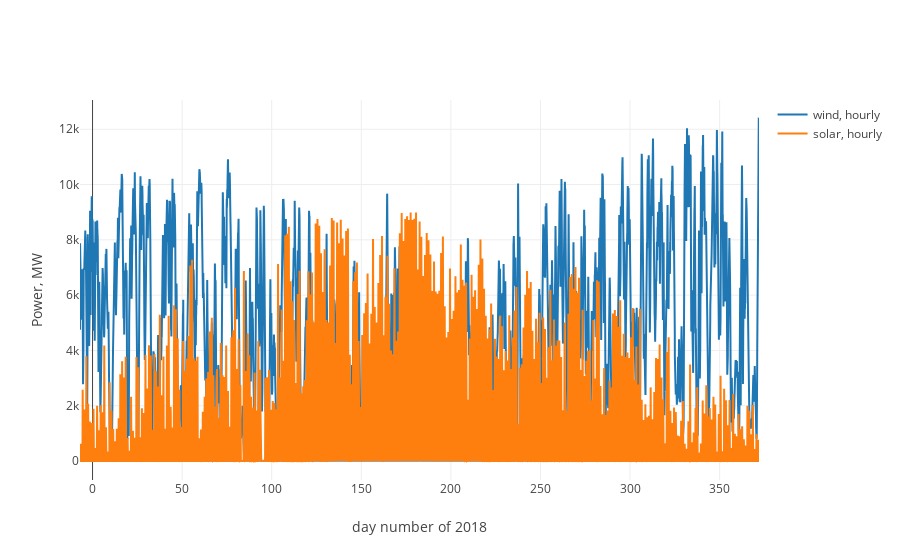
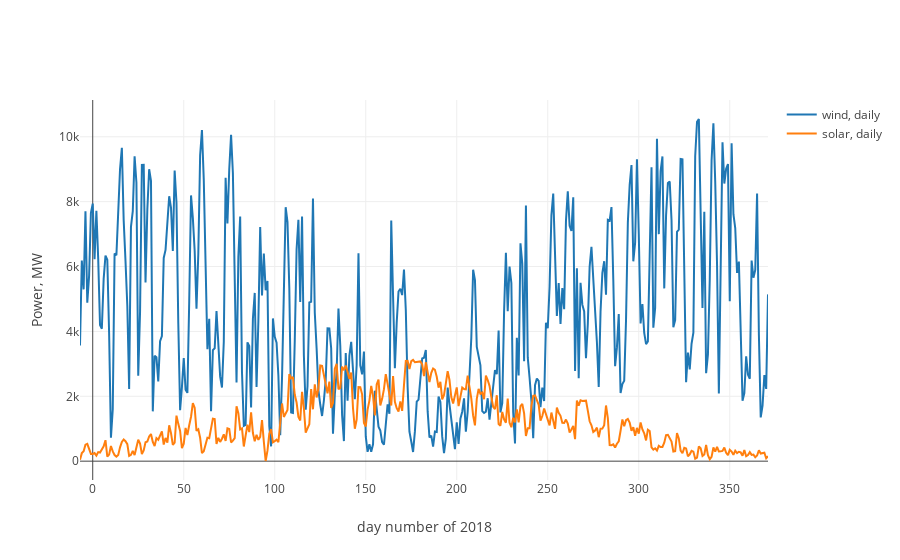
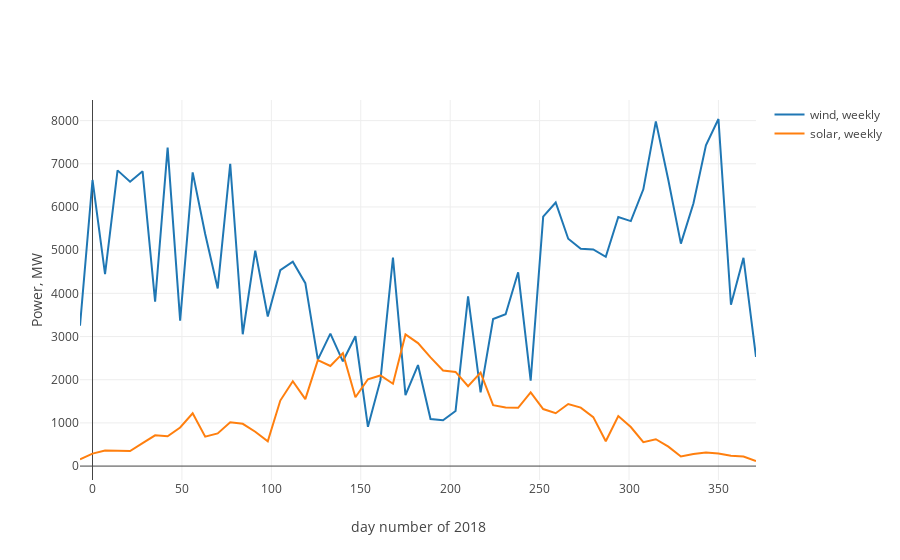

Notebook code for these charts, in order:
### Code cell
dt = 5*60
dayno = np.array(secs_ev)/86400;

N_hr=math.floor(3600/dt)
wind_sm = np.convolve(wind,np.ones((N_hr,))/N_hr,mode='same')
solar_sm = np.convolve(solar,np.ones((N_hr,))/N_hr,mode='same')

times_hr = dayno[1::12]
solar_hr = solar_sm[1::12]
wind_hr = wind_sm[1::12]

N_day=math.floor(86400/dt)
wind_sm = np.convolve(wind,np.ones((N_day,))/N_day,mode='same')
solar_sm = np.convolve(solar,np.ones((N_day,))/N_day,mode='same')
demand_sm = np.convolve(demand,np.ones((N_day,))/N_day,mode='same')

times_day = dayno[1::12*24]
solar_day = solar_sm[1::12*24]
wind_day = wind_sm[1::12*24]
demand_day = demand_sm[1::12*24]

N_wk=math.floor(7*86400/dt)
wind_sm = np.convolve(wind,np.ones((N_wk,))/N_wk,mode='same')
solar_sm = np.convolve(solar,np.ones((N_wk,))/N_wk,mode='same')

times_wk = dayno[1::12*24*7]
solar_wk = solar_sm[1::12*24*7]
wind_wk = wind_sm[1::12*24*7]

trace1 = go.Scatter(x=times_hr,y=wind_hr,name="wind, hourly")
trace2 = go.Scatter(x=times_hr,y=solar_hr,name="solar, hourly")
iplot(go.Figure(data=[trace1,trace2],layout=layoutsk))

trace1 = go.Scatter(x=times_day,y=wind_day,name="wind, daily")
trace2 = go.Scatter(x=times_day,y=solar_day,name="solar, daily")
iplot(go.Figure(data=[trace1,trace2],layout=layoutsk))


trace1 = go.Scatter(x=times_wk,y=wind_wk,name="wind, weekly")
trace2 = go.Scatter(x=times_wk,y=solar_wk,name="solar, weekly")
iplot(go.Figure(data=[trace1,trace2],layout=layoutsk))

### Figure 1 — Plotly figure (JSON) as saved in the notebook; plotly's stock layout.template omitted (floating-point values rounded to 4 significant figures; data arrays with more than 128 entries replaced by an {"elided": "..."} marker saying what was removed)
{"data": [{"name": "wind, hourly", "type": "scatter", "uid": "4bcefbd1-61a8-4142-80f7-95c02ca8d9e3", "x": {"elided": "9096 float values"}, "y": {"elided": "9096 float values"}}, {"name": "solar, hourly", "type": "scatter", "uid": "c8a4cf31-192b-4f2d-8139-42d6a0405fc1", "x": {"elided": "9096 float values"}, "y": {"elided": "9096 float values"}}], "layout": {"xaxis": {"title": {"text": "day number of 2018"}}, "yaxis": {"automargin": true, "title": {"text": "Power, MW"}}}}

### Figure 2 — Plotly figure (JSON) as saved in the notebook; plotly's stock layout.template omitted (floating-point values rounded to 4 significant figures; data arrays with more than 128 entries replaced by an {"elided": "..."} marker saying what was removed)
{"data": [{"name": "wind, daily", "type": "scatter", "uid": "101c5961-b3b7-4dd0-9fc3-4be45d449ee2", "x": {"elided": "379 float values"}, "y": {"elided": "379 float values"}}, {"name": "solar, daily", "type": "scatter", "uid": "cfd5a1bf-b60e-47bb-96c4-33aa75eac3c1", "x": {"elided": "379 float values"}, "y": {"elided": "379 float values"}}], "layout": {"xaxis": {"title": {"text": "day number of 2018"}}, "yaxis": {"automargin": true, "title": {"text": "Power, MW"}}}}

### Figure 3 — Plotly figure (JSON) as saved in the notebook; plotly's stock layout.template omitted (floating-point values rounded to 4 significant figures)
{"data": [{"name": "wind, weekly", "type": "scatter", "uid": "295eacb9-9c16-4bff-90fb-b6399404cd4b", "x": [-6.997, 0.003472, 7.003, 14.0, 21.0, 28.0, 35.0, 42.0, 49.0, 56.0, 63.0, 70.0, 77.0, 84.0, 91.0, 98.0, 105.0, 112.0, 119.0, 126.0, 133.0, 140.0, 147.0, 154.0, 161.0, 168.0, 175.0, 182.0, 189.0, 196.0, 203.0, 210.0, 217.0, 224.0, 231.0, 238.0, 245.0, 252.0, 259.0, 266.0, 273.0, 280.0, 287.0, 294.0, 301.0, 308.0, 315.0, 322.0, 329.0, 336.0, 343.0, 350.0, 357.0, 364.0, 371.0], "y": [3250.0, 6624.0, 4445.0, 6847.0, 6585.0, 6826.0, 3806.0, 7375.0, 3368.0, 6801.0, 5374.0, 4114.0, 7001.0, 3053.0, 4988.0, 3463.0, 4536.0, 4732.0, 4236.0, 2466.0, 3068.0, 2426.0, 3006.0, 908.6, 1990.0, 4830.0, 1642.0, 2339.0, 1091.0, 1062.0, 1277.0, 3932.0, 1707.0, 3405.0, 3515.0, 4486.0, 1978.0, 5775.0, 6104.0, 5264.0, 5031.0, 5016.0, 4847.0, 5768.0, 5672.0, 6408.0, 7981.0, 6617.0, 5150.0, 6081.0, 7426.0, 8037.0, 3736.0, 4822.0, 2527.0]}, {"name": "solar, weekly", "type": "scatter", "uid": "275eb520-5a7b-4348-bd35-6ce208dec62b", "x": [-6.997, 0.003472, 7.003, 14.0, 21.0, 28.0, 35.0, 42.0, 49.0, 56.0, 63.0, 70.0, 77.0, 84.0, 91.0, 98.0, 105.0, 112.0, 119.0, 126.0, 133.0, 140.0, 147.0, 154.0, 161.0, 168.0, 175.0, 182.0, 189.0, 196.0, 203.0, 210.0, 217.0, 224.0, 231.0, 238.0, 245.0, 252.0, 259.0, 266.0, 273.0, 280.0, 287.0, 294.0, 301.0, 308.0, 315.0, 322.0, 329.0, 336.0, 343.0, 350.0, 357.0, 364.0, 371.0], "y": [157.3, 289.1, 361.7, 358.5, 346.9, 529.6, 711.8, 691.8, 893.2, 1222.0, 681.8, 756.6, 1013.0, 978.6, 795.4, 574.2, 1517.0, 1965.0, 1551.0, 2454.0, 2318.0, 2616.0, 1594.0, 2010.0, 2099.0, 1907.0, 3049.0, 2848.0, 2516.0, 2215.0, 2181.0, 1849.0, 2164.0, 1410.0, 1354.0, 1350.0, 1704.0, 1320.0, 1224.0, 1437.0, 1353.0, 1133.0, 573.6, 1157.0, 903.4, 554.9, 622.5, 450.5, 221.9, 279.7, 316.4, 289.5, 236.9, 219.3, 117.7]}], "layout": {"xaxis": {"title": {"text": "day number of 2018"}}, "yaxis": {"automargin": true, "title": {"text": "Power, MW"}}}}
